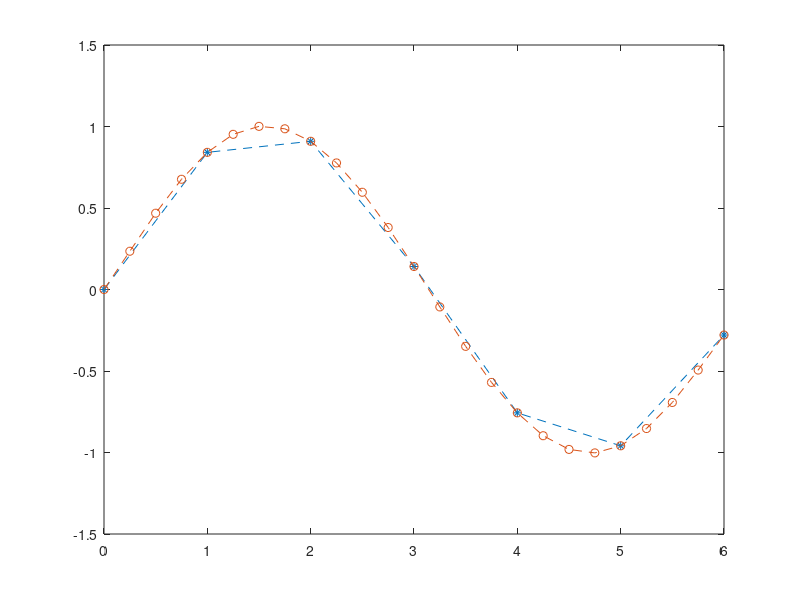

Source code (MATLAB):
clc
clear all 
close all 
 
dataX=[0:6]; 
dataY=[0 0.8415 0.9093 0.1411 -0.7568 -0.9589 -0.2794]; 
 
 
x=[0:0.25: 6]; 
 
for k=1:length(x) 
    s=0; 
for i=1: length(dataX) 
    co=1; 
    for j=1:length(dataX) 
         
        if i~=j 
            co=co*(x(k)-dataX(j))/(dataX(i)-dataX(j)); 
        end 
         
    end 
        s=s+co*dataY(i); 
     
end 
 
y(k)=s; 
 
end 
plot(dataX,dataY,'--*'); 
hold on 
 
plot(x,y,'--o');